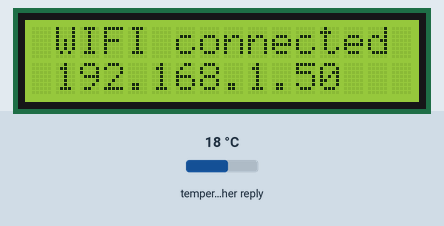
Simulated run of this sketch. Board: ESP8266 (NodeMCU). On the bench: 16×2 character LCD. Inputs (shaded band) come from the test bench; at power-on: temperature in the weather reply 18 °C. WiFi joins after 1.5 s; servers stay silent unless stated; web services answer with replies made up by the test bench; what the sketch prints to the serial monitor is not drawn.

Above: at 1.6 s.
At 10.8 s:
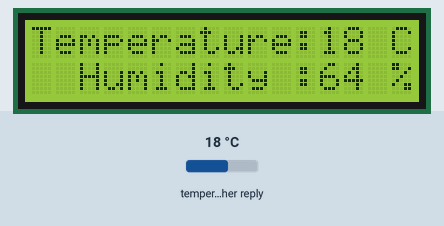
10.9 s: temperature in the weather reply set to -14 °C
At 21.7 s:
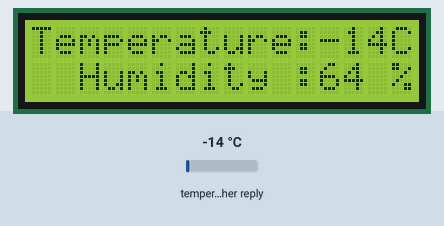
22.0 s: temperature in the weather reply set to 14 °C
At 31.7 s:
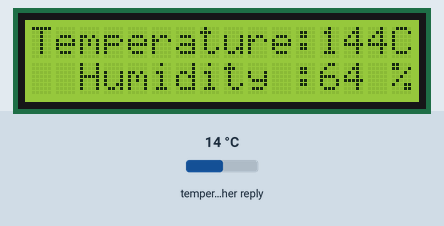
42.6 s: temperature in the weather reply set to 28 °C
At 52.8 s:
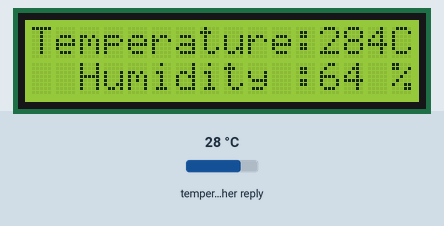
Timing chart, 0 to 54.3 s (numbered marks = the images above; inputs shaded):
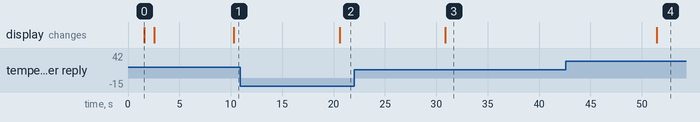

Measured:
- after the input at 10.9 s, the display: changes after 9.7 s (image 2)
- after the input at 22.0 s, the display: changes after 8.9 s (image 3)
- after the input at 42.6 s, the display: changes after 8.9 s (image 4)
- what the display in image 0 shows lasts 1.0 s, from 1.6 s to 2.6 s

The sketch:

weather_station.ino
```cpp
#include <ESP8266WiFi.h>
#include <ESP8266HTTPClient.h>
#include <WiFiClient.h>
#include <Arduino_JSON.h>
#include <LiquidCrystal.h>

LiquidCrystal lcd(D1, D2, D3, D5, D6, D7);

const char* ssid = "WIFI_SSID";
const char* password = "WIFI_PSWD";

String openWeatherMapApiKey = "xxxxxxxxxxxxxxxxxxxxxxxxx";  //API key
String city = "xxxxxxxx";
String countryCode = "xx";

unsigned long lastTime = 0;
unsigned long timerDelay = 10000;

String jsonBuffer;

void setup() {
  Serial.begin(115200);
  lcd.begin(16,2);
  lcd.print("Weather station");
  WiFi.begin(ssid, password);
  Serial.println("Connecting");
  while(WiFi.status() != WL_CONNECTED) {
    delay(500);
    Serial.print(".");
  }
  Serial.println("");
  Serial.print("Connected to WiFi network with IP Address: ");
  Serial.println(WiFi.localIP());
  lcd.setCursor(0,0);
  lcd.print(" WIFI connected");
  lcd.setCursor(1,1);
  lcd.print(WiFi.localIP());
  delay(1000);
  lcd.clear();
}

void loop()
{

  if ((millis() - lastTime) > timerDelay) {

    if(WiFi.status()== WL_CONNECTED){
      String serverPath = "http://api.openweathermap.org/data/2.5/weather?q=" + city + "," + countryCode + "&APPID=" + openWeatherMapApiKey;

      jsonBuffer = httpGETRequest(serverPath.c_str());
      Serial.println(jsonBuffer);
      JSONVar myObject = JSON.parse(jsonBuffer);

      if(JSON.typeof(myObject) == "undefined")
      {
        Serial.println("Parsing input failed!");
        return;
      }

      Serial.print("JSON object = ");
      Serial.println(myObject);
      Serial.print("Temperature: ");
      int temp=myObject["main"]["temp"];
      Serial.println(temp-273);
      lcd.setCursor(0,0);
      lcd.print("Temperature: ");
      lcd.setCursor(12,0);
      lcd.print(temp-273);
      lcd.setCursor(15,0);
      lcd.print("C");
      Serial.print("Pressure: ");
      Serial.println(myObject["main"]["pressure"]);
      Serial.print("Humidity: ");
      Serial.println(myObject["main"]["humidity"]);
      lcd.setCursor(2,1);
      lcd.print("Humidity : ");
      lcd.setCursor(12,1);
      lcd.print(myObject["main"]["humidity"]);
      lcd.setCursor(15,1);
      lcd.print("%");
      Serial.print("Wind Speed: ");
      Serial.println(myObject["wind"]["speed"]);
      Serial.print("Longitude: ");
      Serial.println(myObject["coord"]["lon"]);
      Serial.print("Latitude: ");
      Serial.println(myObject["coord"]["lat"]);
    }
    else {
      Serial.println("WiFi Disconnected");
    }
    lastTime = millis();
  }
}

String httpGETRequest(const char* serverName)
{
  WiFiClient client;
  HTTPClient http;
  http.begin(client, serverName);
  int httpResponseCode = http.GET();

  String payload = "{}";

  if(httpResponseCode>0) {
    Serial.print("HTTP Response code: ");
    Serial.println(httpResponseCode);
    payload = http.getString();
  }
  else {
    Serial.print("Error code: ");
    Serial.println(httpResponseCode);
  }
  http.end();
  return payload;
}
```
